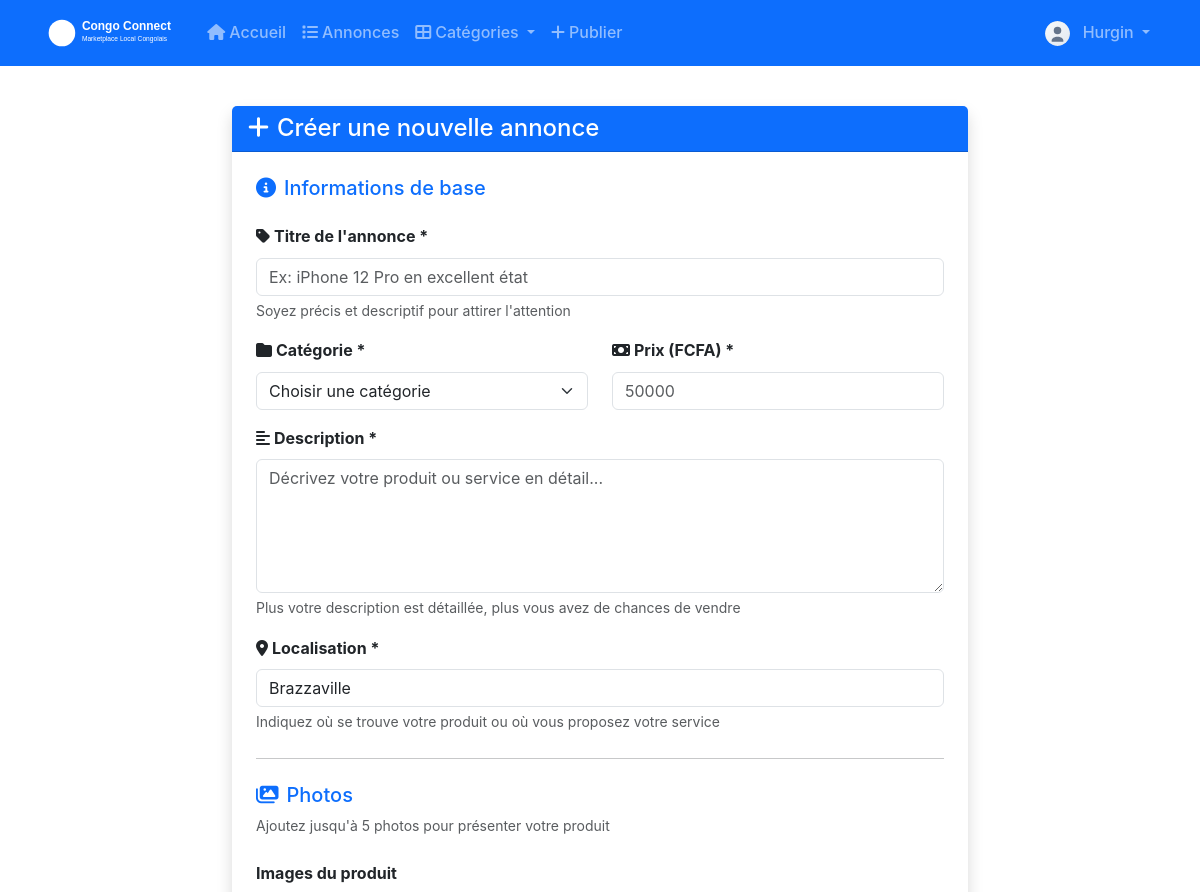
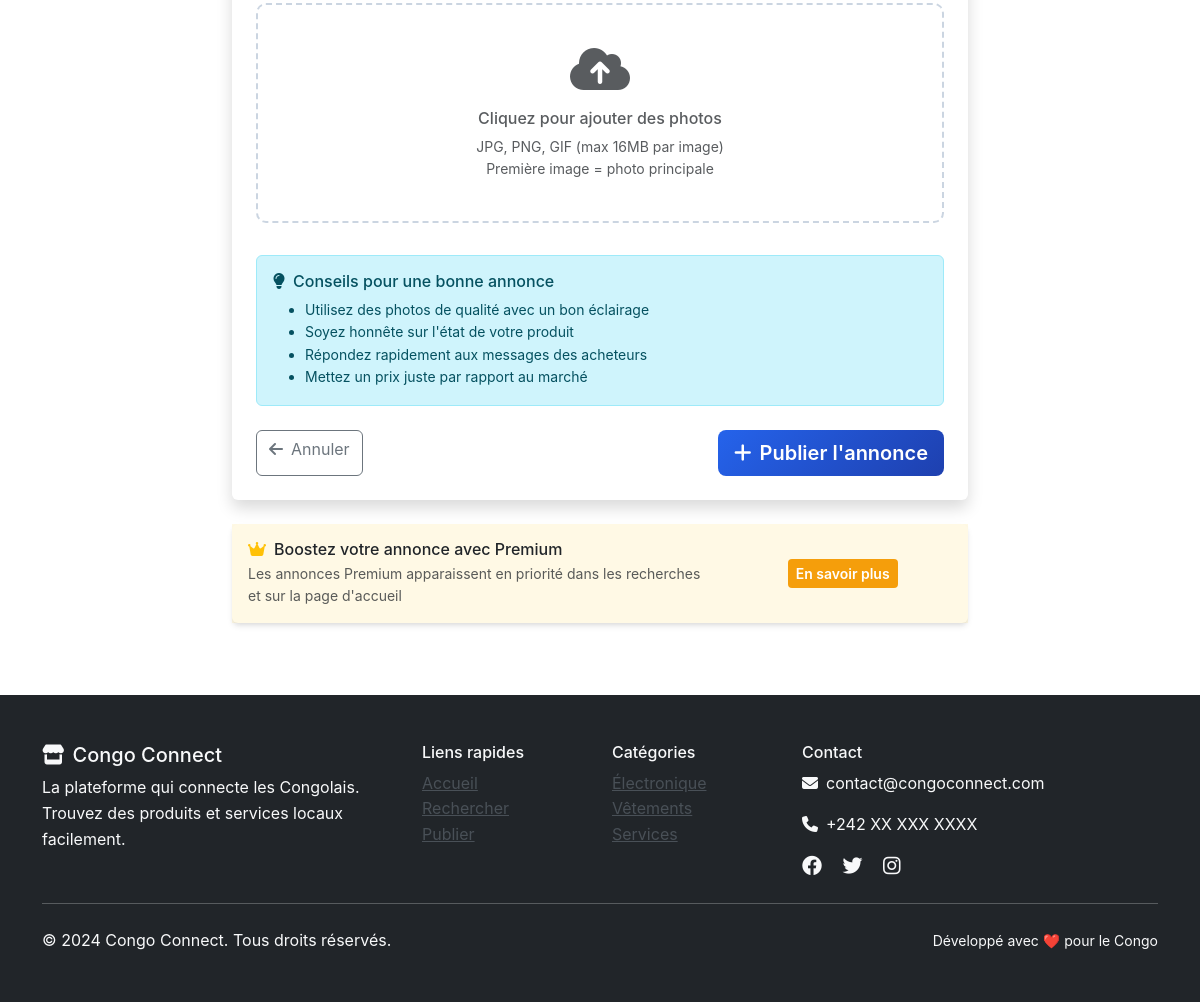
The app's page /listings/create (signed in) with its own data (2 pictures, top to bottom).
### models.py (models this page shows, shortened)
class User(UserMixin, db.Model):
    __tablename__ = 'users'
    id = db.Column(db.Integer, primary_key=True)
    phone_number = db.Column(db.String(15), unique=True, nullable=False)
    first_name = db.Column(db.String(50), nullable=False)
    last_name = db.Column(db.String(50), nullable=False)
    profile_picture = db.Column(db.String(200), default='default-avatar.svg')
    password_hash = db.Column(db.String(256), nullable=False)
    is_premium = db.Column(db.Boolean, default=False)
    premium_end_date = db.Column(db.DateTime)
    location = db.Column(db.String(200))
    latitude = db.Column(db.Float)
    longitude = db.Column(db.Float)
    created_at = db.Column(db.DateTime, default=datetime.utcnow)
    active = db.Column(db.Boolean, default=True)
    listings = db.relationship('Listing', backref='user', lazy=True, cascade='all, delete-orphan')
    premium_requests = db.relationship('PremiumRequest', backref='user', lazy=True, cascade='all, delete-orphan')
    sent_messages = db.relationship('ChatMessage', foreign_keys='ChatMessage.sender_id', backref='sender', lazy=True)
    received_messages = db.relationship('ChatMessage', foreign_keys='ChatMessage.receiver_id', backref='receiver', lazy=True)
    @property
    def is_premium_active(self):
        if not self.is_premium:
            return False
        if self.premium_end_date and self.premium_end_date < datetime.utcnow():
            return False
        return True

### routes.py (the view, shortened to what this page needs)
@app.route('/listings/create', methods=['GET', 'POST'])
@login_required
def create_listing():
    categories = Category.query.all()
    return render_template('listings/create.html', categories=categories)

### app.py (called while the page is built)
@login_manager.user_loader
def load_user(user_id):
    from models import User
    return User.query.get(int(user_id))

@app.context_processor
def inject_categories():
    from models import Category
    return dict(categories=Category.query.all())

### templates/listings/create.html (shortened to what this page needs)
{% extends "base.html" %}
{% block content %}
<div class="container py-4">
    <div class="row">
        <div class="col-lg-8 mx-auto">
            <div class="card shadow">
                <div class="card-header bg-primary text-white">
                    <h4 class="mb-0">
                        <i class="fas fa-plus me-2"></i>Créer une nouvelle annonce
                    </h4>
                </div>
                <div class="card-body p-4">
                    <form method="POST" enctype="multipart/form-data">
                        <div class="mb-4">
                            <h5 class="text-primary">
                                <i class="fas fa-info-circle me-2"></i>Informations de base
                            </h5>
                        </div>
                        <div class="mb-3">
                            <label for="title" class="form-label fw-bold">
                                <i class="fas fa-tag me-1"></i>Titre de l'annonce *
                            </label>
                            <input type="text" class="form-control" id="title" name="title"
                                   placeholder="Ex: iPhone 12 Pro en excellent état" required maxlength="200">
                            <div class="form-text">Soyez précis et descriptif pour attirer l'attention</div>
                        </div>
                        <div class="row">
                            <div class="col-md-6 mb-3">
                                <label for="category_id" class="form-label fw-bold">
                                    <i class="fas fa-folder me-1"></i>Catégorie *
                                </label>
                                <select class="form-select" id="category_id" name="category_id" required>
                                    <option value="">Choisir une catégorie</option>
                                </select>
                            </div>
                            <div class="col-md-6 mb-3">
                                <label for="price" class="form-label fw-bold">
                                    <i class="fas fa-money-bill me-1"></i>Prix (FCFA) *
                                </label>
                                <input type="number" class="form-control" id="price" name="price"
                                       min="0" step="100" placeholder="50000" required>
                            </div>
                        </div>
                        <div class="mb-3">
                            <label for="description" class="form-label fw-bold">
                                <i class="fas fa-align-left me-1"></i>Description *
                            </label>
                            <textarea class="form-control" id="description" name="description" rows="5"
                                      placeholder="Décrivez votre produit ou service en détail..." required></textarea>
                            <div class="form-text">Plus votre description est détaillée, plus vous avez de chances de vendre</div>
                        </div>
                        <div class="mb-4">
                            <label for="location" class="form-label fw-bold">
                                <i class="fas fa-map-marker-alt me-1"></i>Localisation *
                            </label>
                            <input type="text" class="form-control" id="location" name="location"
                                   placeholder="Ville, quartier..." required maxlength="200"
                                   value="{{ current_user.location or '' }}">
                            <div class="form-text">Indiquez où se trouve votre produit ou où vous proposez votre service</div>
                        </div>
                        <hr class="my-4">
                        <div class="mb-4">
                            <h5 class="text-primary">
                                <i class="fas fa-images me-2"></i>Photos
                            </h5>
                            <p class="text-muted small">Ajoutez jusqu'à 5 photos pour présenter votre produit</p>
                        </div>
                        <div class="mb-3">
                            <label for="images" class="form-label fw-bold">Images du produit</label>
                            <div class="upload-zone" onclick="document.getElementById('images').click()">
                                <i class="fas fa-cloud-upload-alt fa-3x text-muted mb-3"></i>
                                <h6 class="text-muted">Cliquez pour ajouter des photos</h6>
                                <p class="text-muted small mb-0">
                                    JPG, PNG, GIF (max 16MB par image)<br>
                                    Première image = photo principale
                                </p>
                            </div>
                        </div>
                        <div class="alert alert-info">
                            <h6 class="alert-heading">
                                <i class="fas fa-lightbulb me-2"></i>Conseils pour une bonne annonce
                            </h6>
                            <ul class="mb-0 small">
                                <li>Utilisez des photos de qualité avec un bon éclairage</li>
                                <li>Soyez honnête sur l'état de votre produit</li>
                                <li>Répondez rapidement aux messages des acheteurs</li>
                                <li>Mettez un prix juste par rapport au marché</li>
                            </ul>
                        </div>
                        <div class="d-flex justify-content-between mt-4">
                            <a href="{{ url_for('dashboard') }}" class="btn btn-outline-secondary">
                                <i class="fas fa-arrow-left me-2"></i>Annuler
                            </a>
                            <button type="submit" class="btn btn-primary btn-lg">
                                <i class="fas fa-plus me-2"></i>Publier l'annonce
                            </button>
                        </div>
                    </form>
                </div>
            </div>
            {% if not current_user.is_premium_active %}
            <div class="card mt-4 border-warning">
                <div class="card-body bg-warning bg-opacity-10">
                    <div class="row align-items-center">
                        <div class="col-md-8">
                            <h6 class="mb-1">
                                <i class="fas fa-crown text-warning me-2"></i>Boostez votre annonce avec Premium
                            </h6>
                            <p class="small text-muted mb-0">
                                Les annonces Premium apparaissent en priorité dans les recherches et sur la page d'accueil
                            </p>
                        </div>
                        <div class="col-md-4 text-center">
                            <a href="{{ url_for('upgrade_premium') }}" class="btn btn-warning btn-sm">
                                En savoir plus
                            </a>
                        </div>
                    </div>
                </div>
            </div>
            {% endif %}
        </div>
    </div>
</div>
{% endblock %}

### templates/base.html (shortened to what this page needs)
<!DOCTYPE html>
<html lang="fr">
<head>
    <link href="https://cdn.jsdelivr.net/npm/bootstrap@5.3.0/dist/css/bootstrap.min.css" rel="stylesheet">
    <link rel="stylesheet" href="https://cdnjs.cloudflare.com/ajax/libs/font-awesome/6.4.0/css/all.min.css">
    <link rel="stylesheet" href="{{ url_for('static', filename='css/style.css') }}">
</head>
<body>
    <nav class="navbar navbar-expand-lg navbar-dark bg-primary sticky-top">
        <div class="container">
            <a class="navbar-brand fw-bold" href="{{ url_for('index') }}">
                <img src="{{ url_for('static', filename='img/congo-connect-logo.svg') }}"
                     alt="Congo Connect" height="40" class="me-2"
                     style="filter: brightness(0) invert(1);">
            </a>
            <div class="collapse navbar-collapse" id="navbarNav">
                <ul class="navbar-nav me-auto">
                    <li class="nav-item">
                        <a class="nav-link" href="{{ url_for('index') }}">
                            <i class="fas fa-home me-1"></i>Accueil
                        </a>
                    </li>
                    <li class="nav-item">
                        <a class="nav-link" href="{{ url_for('index') }}">
                            <i class="fas fa-list me-1"></i>Annonces
                        </a>
                    </li>
                    <li class="nav-item dropdown">
                        <a class="nav-link dropdown-toggle" href="#" role="button" data-bs-toggle="dropdown">
                            <i class="fas fa-th-large me-1"></i>Catégories
                        </a>
                    </li>
                    {% if current_user.is_authenticated %}
                    <li class="nav-item">
                        <a class="nav-link" href="{{ url_for('create_listing') }}">
                            <i class="fas fa-plus me-1"></i>Publier
                        </a>
                    </li>
                    {% endif %}
                </ul>
                <ul class="navbar-nav">
                    {% if current_user.is_authenticated %}
                    <li class="nav-item dropdown">
                        <a class="nav-link dropdown-toggle" href="#" role="button" data-bs-toggle="dropdown">
                            <img src="{{ url_for('static', filename='uploads/' + current_user.profile_picture) if current_user.profile_picture != 'default-avatar.svg' else url_for('static', filename='img/default-avatar.svg') }}"
                                 alt="Profile" class="rounded-circle me-2" width="25" height="25">
                            {{ current_user.first_name }}
                        </a>
                    </li>
                    {% endif %}
                </ul>
            </div>
        </div>
    </nav>
    <main>
        {% block content %}{% endblock %}
    </main>
    <footer class="bg-dark text-light py-5 mt-5">
        <div class="container">
            <div class="row">
                <div class="col-md-4">
                    <h5><i class="fas fa-store me-2"></i>Congo Connect</h5>
                    <p>La plateforme qui connecte les Congolais. Trouvez des produits et services locaux facilement.</p>
                </div>
                <div class="col-md-2">
                    <h6>Liens rapides</h6>
                    <ul class="list-unstyled">
                        <li><a href="{{ url_for('index') }}" class="text-light-emphasis">Accueil</a></li>
                        <li><a href="{{ url_for('search') }}" class="text-light-emphasis">Rechercher</a></li>
                        {% if current_user.is_authenticated %}
                        <li><a href="{{ url_for('create_listing') }}" class="text-light-emphasis">Publier</a></li>
                        {% endif %}
                    </ul>
                </div>
                <div class="col-md-2">
                    <h6>Catégories</h6>
                    <ul class="list-unstyled">
                        <li><a href="{{ url_for('search', category=1) }}" class="text-light-emphasis">Électronique</a></li>
                        <li><a href="{{ url_for('search', category=2) }}" class="text-light-emphasis">Vêtements</a></li>
                        <li><a href="{{ url_for('search', category=5) }}" class="text-light-emphasis">Services</a></li>
                    </ul>
                </div>
                <div class="col-md-4">
                    <h6>Contact</h6>
                    <p><i class="fas fa-envelope me-2"></i>contact@congoconnect.com</p>
                    <p><i class="fas fa-phone me-2"></i>+242 XX XXX XXXX</p>
                    <div class="mt-3">
                        <a href="#" class="text-light me-3"><i class="fab fa-facebook fa-lg"></i></a>
                        <a href="#" class="text-light me-3"><i class="fab fa-twitter fa-lg"></i></a>
                        <a href="#" class="text-light me-3"><i class="fab fa-instagram fa-lg"></i></a>
                    </div>
                </div>
            </div>
            <hr class="my-4">
            <div class="row align-items-center">
                <div class="col-md-6">
                    <p class="mb-0">&copy; 2024 Congo Connect. Tous droits réservés.</p>
                </div>
                <div class="col-md-6 text-md-end">
                    <small>Développé avec ❤️ pour le Congo</small>
                </div>
            </div>
        </div>
    </footer>
</body>
</html>

### static/css/style.css (style rules this page uses)
:root { --primary-color: #2563eb; --secondary-color: #f59e0b; --success-color: #10b981; --danger-color: #ef4444; --warning-color: #f59e0b; --info-color: #06b6d4; --light-color: #f8fafc; --dark-color: #1e293b; --premium-gold: #ffd700; --shadow: 0 4px 6px -1px rgba(0, 0, 0, 0.1), 0 2px 4px -1px rgba(0, 0, 0, 0.06); --shadow-lg: 0 20px 25px -5px rgba(0, 0, 0, 0.1), 0 10px 10px -5px rgba(0, 0, 0, 0.04); }
body { font-family: 'Inter', -apple-system, BlinkMacSystemFont, 'Segoe UI', Roboto, sans-serif; line-height: 1.6; color: var(--dark-color); }
.navbar-brand { font-size: 1.5rem; font-weight: 700; }
.navbar-nav .nav-link { font-weight: 500; transition: color 0.3s ease; }
.card { border: none; box-shadow: var(--shadow); transition: all 0.3s ease; }
.btn-primary { background: linear-gradient(135deg, var(--primary-color), #1e40af); border: none; font-weight: 600; transition: all 0.3s ease; }
.btn-warning { background: linear-gradient(135deg, var(--warning-color), #f59e0b); border: none; color: white; font-weight: 600; }
.upload-zone { border: 2px dashed #cbd5e1; border-radius: 10px; padding: 40px; text-align: center; transition: all 0.3s ease; cursor: pointer; }

### records on screen
User: profile_picture (placeholder picture), first_name "Hurgin", location "Brazzaville"
